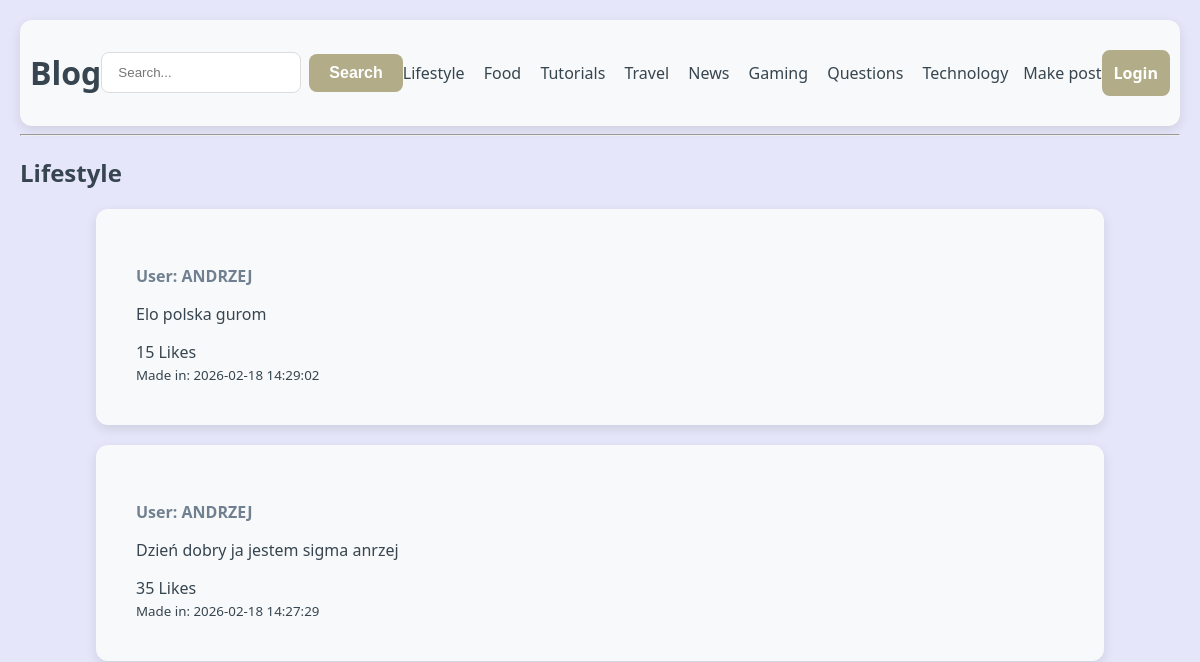
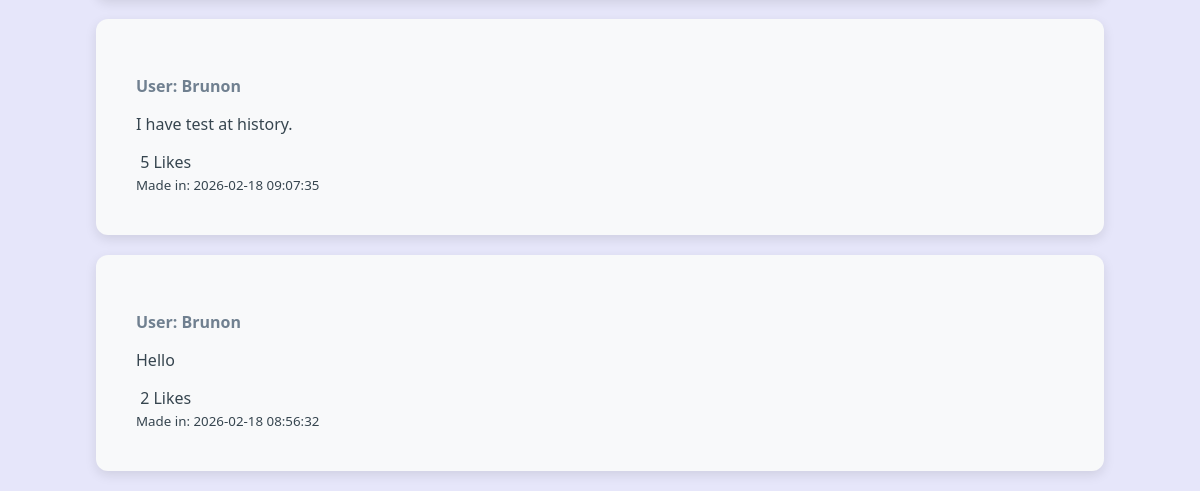
Page /lifestyle on the earlier database version (2 pictures, top to bottom).
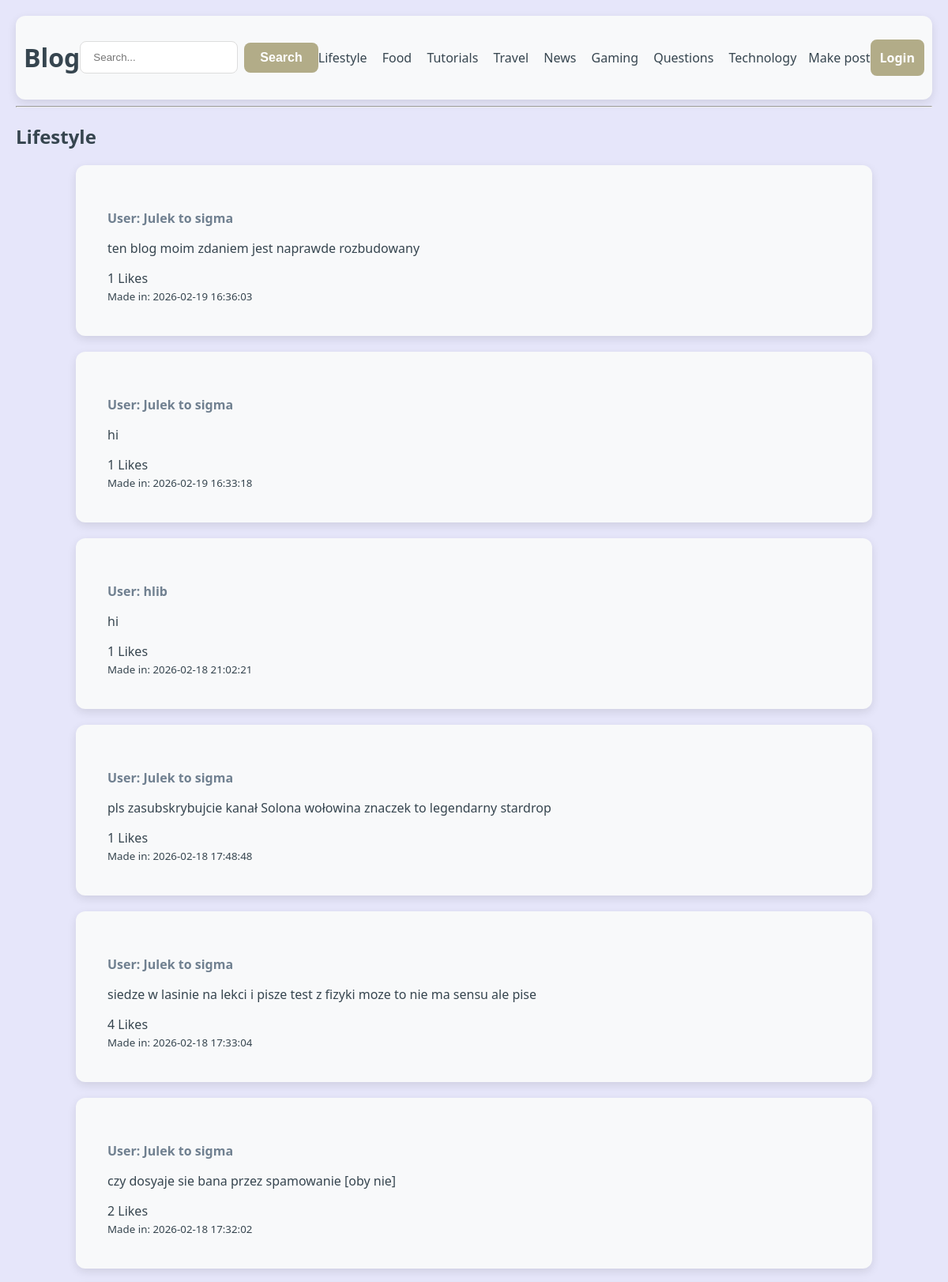
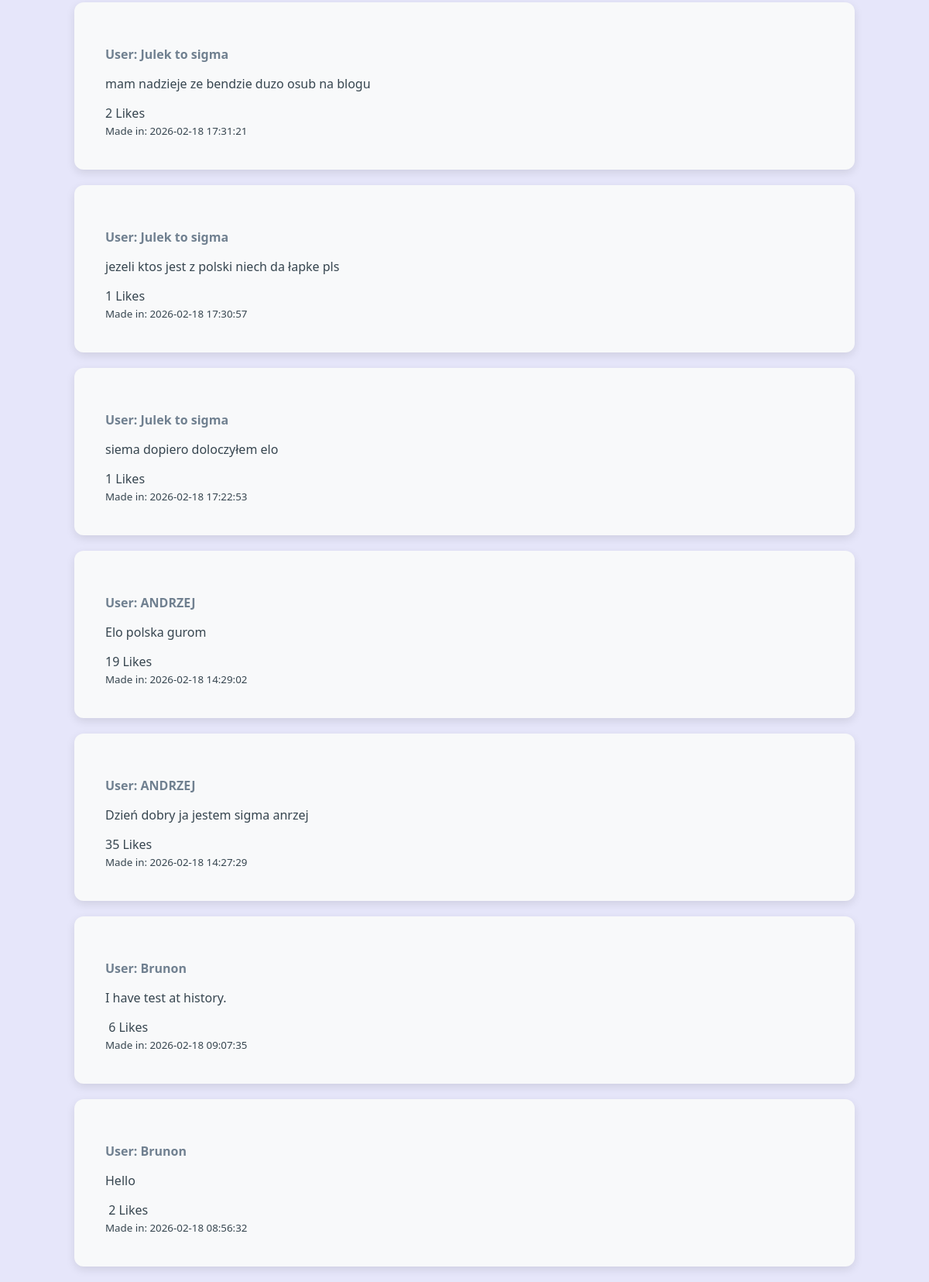
Same page on the later database version (2 pictures, top to bottom).
### tables this page shows
CREATE TABLE sections (id INTEGER PRIMARY KEY AUTOINCREMENT, name TEXT UNIQUE NOT NULL, slug TEXT UNIQUE NOT NULL);

CREATE TABLE posts (id INTEGER PRIMARY KEY AUTOINCREMENT, name TEXT NOT NULL, text TEXT NOT NULL, image TEXT, section_id INTEGER, likes INTEGER DEFAULT 0, created_at DATETIME DEFAULT CURRENT_TIMESTAMP, FOREIGN KEY (section_id) REFERENCES sections(id));

### main.py (the view)
@app.route('/<section_slug>')
def section_page(section_slug):
    display_name = session.get("login_name", "Login")
    sections = get_blog_sections()
    section = get_section_by_slug(section_slug)
    if not section:
        return "404 Not Found", 404
    posts = get_section_posts(section["id"])
    return render_template('section.html',sections=sections , section=section, posts=posts, name=display_name)

### db.py (called while the page is built)
def get_db():
    conn = sqlite3.connect(DB_NAME)
    conn.row_factory = sqlite3.Row
    return conn

def get_blog_sections():
    with get_db() as db:
        sections = db.execute("SELECT * FROM sections").fetchall()
        return sections

def get_section_by_slug(section_slug):
    with get_db() as db:
        section = db.execute("SELECT * FROM sections WHERE slug = ?", (section_slug,)).fetchone()
        return section

def get_section_posts(section_id):
    with get_db() as db:
        posts = db.execute("SELECT * FROM posts WHERE section_id = ? ORDER BY created_at DESC", (section_id,)).fetchall()
        return posts

### templates/section.html (shortened to what this page needs)
{% extends "base.html" %}
{% block content %}
<h2>{{ section.name }}</h2>
{% for post in posts %}
    <div class="post">
        <div class="user_name_text">
            <p>User: {{ post.name }}</p>
        </div>
        <p>{{ post.text }}</p>
        <a href="{{ url_for('like_post', post_id=post.id) }}" class="url_btn">
            {{ post.likes }} Likes
        </a>
        <br>
        <small>Made in: {{ post.created_at }}</small>
    </div>
{% else %}
    <p>Sorry no posts in this category</p>
{% endfor %}
{% endblock %}

### templates/base.html (shortened to what this page needs)
<!DOCTYPE html>
<html lang="uk">
<head>
    <link rel="stylesheet" href="{{ url_for('static', filename='style.css') }}">
</head>
<body>
<header>
    <h1><a href="{{ url_for('index') }}" class="url_btn">Blog</a></h1>
    <form action="{{ url_for('index') }}" method="POST" class="search-form">
        <div class="search-group">
            <input type="text" name="input" placeholder="Search..." required>
            <button type="submit">Search</button>
        </div>
    </form>
    <nav>
        <div>
            {% for section in sections %}
                <a href="{{ url_for('section_page', section_slug=section.slug) }}" class="url_btn">
                    {{ section.name }}
                </a>
            {% endfor %}
        </div>
    </nav>
    <a href="{{ url_for('add_post') }}" class="url_btn">Make post</a>
    <a href="{{ url_for('login') }}" class="btn">{{ name }}</a>
</header>
<hr>
{% block content %}{% endblock %}
</body>
</html>

### static/style.css (style rules this page uses)
body { font-family: "Segoe UI", sans-serif; color: #36454F; max-width: 100%; margin: auto; padding: 20px; background-color: #E6E6FA; }
header { display: flex; justify-content: space-between; align-items: center; background-color: #F8F9FA; padding: 10px; border-radius: 12px; box-shadow: 0 4px 12px rgba(0, 0, 0, 0.1); }
.user_name_text { color: #708090; font-weight: bold; }
nav a { margin-right: 15px; text-decoration: none; color: #333; }
.post { color: #36454F; word-wrap: break-word; overflow-wrap: break-word; white-space: normal; background-color: #F8F9FA; padding: 40px; border-radius: 12px; box-shadow: 0 4px 12px rgba(0, 0, 0, 0.1); width: 80%; max-width: 1000px; margin: 20px auto 0 }
.url_btn { color: inherit; text-decoration: none; }
input[type=text], select { width: 100%; padding: 12px 16px; margin-bottom: 20px; display: block; border: 1.5px solid #ddd; border-radius: 8px; box-sizing: border-box; transition: border-color 0.3s ease; }
button[type=submit] { width: 50%; background-color: #B2AC88; color: white; padding: 14px; border: none; border-radius: 8px; font-size: 16px; font-weight: bold; cursor: pointer; transition: background-color 0.3s ease, transform 0.1s ease; }
.btn { text-decoration: none; width: 5%; background-color: #B2AC88; color: white; width: fit-content; border: 2px solid #B2AC88; padding: 10px; border-radius: 8px; font-size: 16px; font-weight: bold; cursor: pointer; transition: background-color 0.3s ease, transform 0.1s ease; }
.search-group { display: flex; gap: 8px; align-items: center; }
.search-group input[type=text] { margin-bottom: 0; width: 200px; }
.search-group button[type=submit] { width: auto; padding: 10px 20px; }

Differences in the rows shown:
added posts: name "Julek to sigma", text "ten blog moim zdaniem jest naprawde rozbudowany", likes "1", created_at "2026-02-19 16:36:03"
added posts: name "Julek to sigma", text "hi", likes "1", created_at "2026-02-19 16:33:18"
added posts: name "hlib", text "hi", likes "1", created_at "2026-02-18 21:02:21"
added posts: name "Julek to sigma", text "pls zasubskrybujcie kanał Solona wołowina znaczek to legendarny stardrop", likes "1", created_at "2026-02-18 17:48:48"
added posts: name "Julek to sigma", text "siedze w lasinie na lekci i pisze test z fizyki moze to nie ma sensu ale pise", likes "4", created_at "2026-02-18 17:33:04"
added posts: name "Julek to sigma", text "czy dosyaje sie bana przez spamowanie [oby nie]", likes "2", created_at "2026-02-18 17:32:02"
added posts: name "Julek to sigma", text "mam nadzieje ze bendzie duzo osub na blogu", likes "2", created_at "2026-02-18 17:31:21"
added posts: name "Julek to sigma", text "jezeli ktos jest z polski niech da łapke pls", likes "1", created_at "2026-02-18 17:30:57"
added posts: name "Julek to sigma", text "siema dopiero doloczyłem elo", likes "1", created_at "2026-02-18 17:22:53"
changed posts "Elo polska gurom": likes "15" → "19"
changed posts "I have test at history.": likes "5" → "6"
